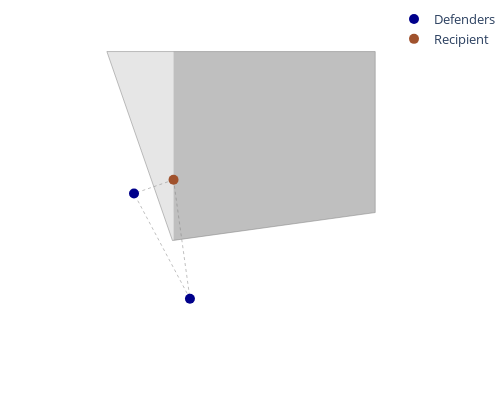

Notebook code for this chart:
### Code cell
fig = plot_vor(points_nbs, hull_points, recipient_xy, boundary_points, vertices, 
         vertices_left, vertices_right)
fig.show()

### Figure 1 — Plotly figure (JSON) as saved in the notebook; plotly's stock layout.template omitted (floating-point values rounded to 4 significant figures)
{"data": [{"line": {"color": "grey", "width": 0.5}, "mode": "lines", "showlegend": false, "type": "scatter", "x": [21.17, 31.15], "y": [33.5, 33.5]}, {"line": {"color": "grey", "width": 0.5}, "mode": "lines", "showlegend": false, "type": "scatter", "x": [21.17, 23.61], "y": [33.5, 26.47]}, {"line": {"color": "grey", "width": 0.5}, "mode": "lines", "showlegend": false, "type": "scatter", "x": [31.15, 31.15], "y": [33.5, 27.51]}, {"line": {"color": "grey", "width": 0.5}, "mode": "lines", "showlegend": false, "type": "scatter", "x": [23.61, 31.15], "y": [26.47, 27.51]}, {"line": {"color": "grey", "dash": "dot", "width": 0.5}, "mode": "lines", "name": "Convex Hull", "showlegend": false, "type": "scatter", "x": [24.26, 22.18], "y": [24.31, 28.22]}, {"line": {"color": "grey", "dash": "dot", "width": 0.5}, "mode": "lines", "name": "Convex Hull", "showlegend": false, "type": "scatter", "x": [23.65, 22.18], "y": [28.73, 28.22]}, {"line": {"color": "grey", "dash": "dot", "width": 0.5}, "mode": "lines", "name": "Convex Hull", "showlegend": false, "type": "scatter", "x": [23.65, 24.26], "y": [28.73, 24.31]}, {"fill": "toself", "fillcolor": "grey", "mode": "none", "opacity": 0.5, "showlegend": false, "type": "scatter", "x": [23.65, 31.15, 31.15, 23.65, 23.65], "y": [26.48, 27.51, 33.5, 33.5, 26.48]}, {"fill": "toself", "fillcolor": "grey", "mode": "none", "opacity": 0.2, "showlegend": false, "type": "scatter", "x": [23.61, 23.65, 23.65, 21.17, 23.61], "y": [26.47, 26.48, 33.5, 33.5, 26.47]}, {"marker": {"color": "darkblue", "size": 10}, "mode": "markers", "name": "Defenders", "type": "scatter", "x": [24.26, 22.18], "y": [24.31, 28.22]}, {"marker": {"color": "sienna", "size": 10}, "mode": "markers", "name": "Recipient", "type": "scatter", "x": [23.65], "y": [28.73]}], "layout": {"dragmode": false, "height": 400, "legend": {"font": {"size": 13}, "x": 0.9, "y": 1}, "margin": {"b": 0, "r": 2, "t": 4}, "plot_bgcolor": "white", "showlegend": true, "width": 500, "xaxis": {"range": [20.17, 33.15], "showgrid": false, "showticklabels": false}, "yaxis": {"range": [21.31, 34.5], "scaleanchor": "x", "scaleratio": 1, "showgrid": false, "showticklabels": false}}}
